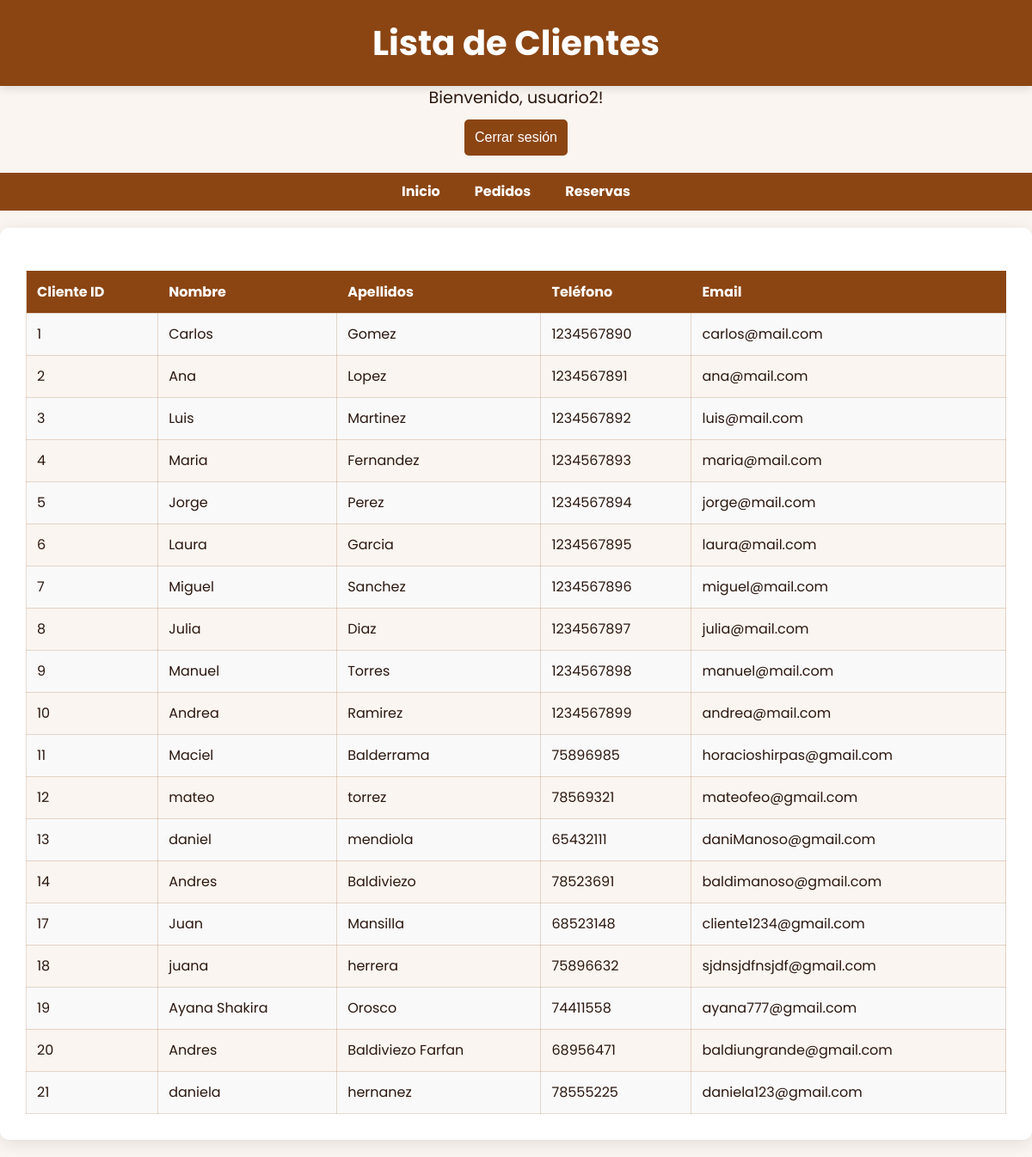
The page /paginaProyectoRest/empleado/indexE.php (signed in) on the database its author committed.
### tables this page shows
CREATE TABLE `clientes` (
  `id` bigint(20) NOT NULL,
  `usuario_id` bigint(20) DEFAULT NULL,
  `nombre` varchar(255) NOT NULL,
  `apellidos` varchar(255) NOT NULL,
  `telefono` varchar(15) DEFAULT NULL,
  `email` varchar(255) DEFAULT NULL
);

### paginaProyectoRest/empleado/indexE.php (the view, shortened to what this page needs)
<?php
$nombre_empleado = $_SESSION['nombre'];
$conn = conexion();
?>
<!DOCTYPE html>
<html lang="es">
<head>
    <link rel="stylesheet" href="../css/styleE.css">
</head>
<body>
<header>
    <h1>Lista de Clientes</h1>
</header>
<div class="header-buttons">
    <div class="user-greeting text-center my-4">
        Bienvenido, <?php echo htmlspecialchars($nombre_empleado); ?>!
    </div>
    <div class="text-center">
        <form action="" method="POST">
            <button type="submit" name="logout" class="btn btn-danger">Cerrar sesión</button>
        </form>
    </div>
</div>
<nav>
    <a href="indexE.php">Inicio</a>
    <a href="pedidos.php">Pedidos</a>
    <a href="reservas.php">Reservas</a>
</nav>
<div class="container">
    <?php
    $sql = "SELECT id, nombre, apellidos, telefono, email FROM clientes";
    $result = mysqli_query($conn, $sql);
    if (mysqli_num_rows($result) > 0) {
        echo "<table>
                <tr>
                    <th>Cliente ID</th>
                    <th>Nombre</th>
                    <th>Apellidos</th>
                    <th>Teléfono</th>
                    <th>Email</th>
                </tr>";
        while ($row = mysqli_fetch_assoc($result)) {
            echo "<tr>
                    <td>" . htmlspecialchars($row['id']) . "</td>
                    <td>" . htmlspecialchars($row['nombre']) . "</td>
                    <td>" . htmlspecialchars($row['apellidos']) . "</td>
                    <td>" . htmlspecialchars($row['telefono']) . "</td>
                    <td>" . htmlspecialchars($row['email']) . "</td>
                  </tr>";
        }
        echo "</table>";
    } else {
        echo "<p>No hay clientes registrados.</p>";
    }
    ?>
</div>
</body>
</html>

### paginaProyectoRest/css/styleE.css (style rules this page uses)
:root { --primary-brown: #8b4513; --primary-hover: #c17817; --dark-brown: #2b1810; --cream-bg: #faf5f0; --input-bg: #fff; --error-color: #e74c3c; --success-green: #2d4a3e; --border-light: rgba(139, 69, 19, 0.2); }
* { margin: 0; padding: 0; box-sizing: border-box; }
body { font-family: 'Poppins', sans-serif; background-color: var(--cream-bg); color: var(--dark-brown); font-size: 16px; line-height: 1.5; }
a { text-decoration: none; }
header { background-color: var(--primary-brown); color: white; padding: 20px; text-align: center; box-shadow: 0 4px 10px rgba(0, 0, 0, 0.1); }
header h1 { font-size: 2.5rem; font-weight: bold; }
nav { display: flex; justify-content: center; background-color: var(--primary-brown); padding: 10px; }
nav a { color: white; margin: 0 20px; text-decoration: none; font-weight: bold; transition: background-color 0.3s, transform 0.3s; }
.container { max-width: 1200px; margin: 20px auto; padding: 30px; background-color: white; border-radius: 10px; box-shadow: 0 4px 20px rgba(0, 0, 0, 0.1); }
.header-buttons { text-align: center; }
.header-buttons .user-greeting { font-size: 1.2rem; }
.header-buttons form { display: inline-block; margin-top: 10px; }
form { display: flex; flex-direction: column; }
form select, form input, form button { padding: 12px; margin-bottom: 20px; border-radius: 5px; border: 1px solid var(--border-light); transition: border-color 0.3s ease-in-out; }
form button { background-color: var(--primary-brown); color: white; font-size: 1rem; border-radius: 5px; cursor: pointer; transition: background-color 0.3s, transform 0.3s ease-in-out; padding-top: 12px; padding-bottom: 12px; border: none; }
table { width: 100%; border-collapse: collapse; margin-top: 20px; }
table th, table td { padding: 12px; border: 1px solid var(--border-light); text-align: left; }
table th { background-color: var(--primary-brown); color: white; }
table td { background-color: var(--cream-bg); }
table tr:nth-child(even) td { background-color: #f9f9f9; }
.container, table { animation: fadeIn 1s ease-out; }

### rows shown on the page
clientes: id "1", nombre "Carlos", apellidos "Gomez", telefono "1234567890", email "carlos@mail.com"
clientes: id "2", nombre "Ana", apellidos "Lopez", telefono "1234567891", email "ana@mail.com"
clientes: id "3", nombre "Luis", apellidos "Martinez", telefono "1234567892", email "luis@mail.com"
clientes: id "4", nombre "Maria", apellidos "Fernandez", telefono "1234567893", email "maria@mail.com"
clientes: id "5", nombre "Jorge", apellidos "Perez", telefono "1234567894", email "jorge@mail.com"
clientes: id "6", nombre "Laura", apellidos "Garcia", telefono "1234567895", email "laura@mail.com"
clientes: id "7", nombre "Miguel", apellidos "Sanchez", telefono "1234567896", email "miguel@mail.com"
clientes: id "8", nombre "Julia", apellidos "Diaz", telefono "1234567897", email "julia@mail.com"
clientes: id "9", nombre "Manuel", apellidos "Torres", telefono "1234567898", email "manuel@mail.com"
clientes: id "10", nombre "Andrea", apellidos "Ramirez", telefono "1234567899", email "andrea@mail.com"
clientes: id "11", nombre "Maciel", apellidos "Balderrama", telefono "75896985", email "horacioshirpas@gmail.com"
clientes: id "12", nombre "mateo", apellidos "torrez", telefono "78569321", email "mateofeo@gmail.com"
clientes: id "13", nombre "daniel", apellidos "mendiola", telefono "65432111", email "daniManoso@gmail.com"
clientes: id "14", nombre "Andres", apellidos "Baldiviezo", telefono "78523691", email "baldimanoso@gmail.com"
clientes: id "17", nombre "Juan", apellidos "Mansilla", telefono "68523148", email "cliente1234@gmail.com"
clientes: id "18", nombre "juana", apellidos "herrera", telefono "75896632", email "sjdnsjdfnsjdf@gmail.com"
clientes: id "19", nombre "Ayana Shakira", apellidos "Orosco", telefono "74411558", email "ayana777@gmail.com"
clientes: id "20", nombre "Andres", apellidos "Baldiviezo Farfan", telefono "68956471", email "baldiungrande@gmail.com"
clientes: id "21", nombre "daniela", apellidos "hernanez", telefono "78555225", email "daniela123@gmail.com"

### other values the page prints
$nombre_empleado "usuario2"
